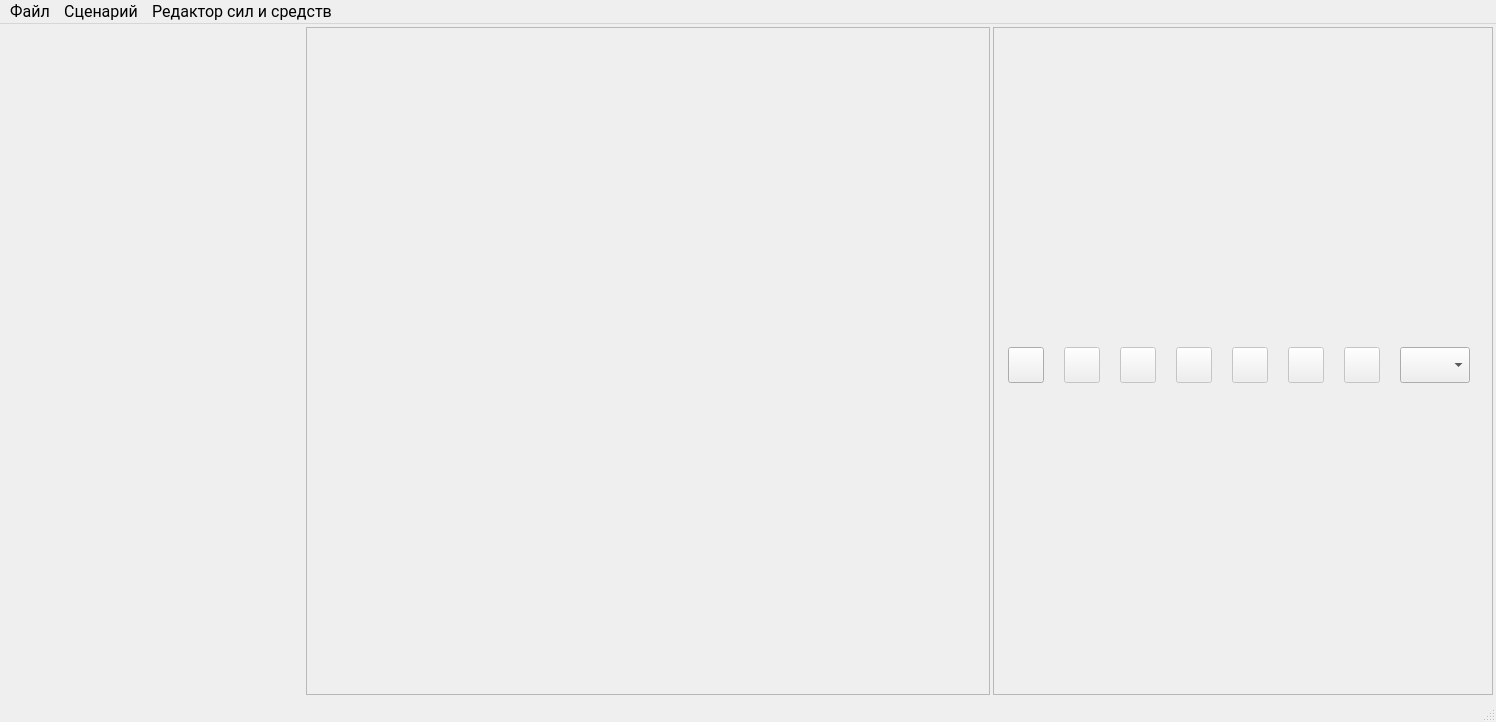
<?xml version="1.0" encoding="UTF-8"?>
<ui version="4.0">
 <class>MainWindow</class>
 <widget class="QMainWindow" name="MainWindow">
  <property name="geometry">
   <rect>
    <x>0</x>
    <y>0</y>
    <width>1496</width>
    <height>722</height>
   </rect>
  </property>
  <property name="font">
   <font>
    <family>Roboto</family>
    <pointsize>12</pointsize>
    <italic>false</italic>
   </font>
  </property>
  <property name="windowTitle">
   <string>MainWindow</string>
  </property>
  <widget class="QWidget" name="centralwidget">
   <layout class="QHBoxLayout" name="horizontalLayout" stretch="0,0,0">
    <property name="spacing">
     <number>3</number>
    </property>
    <property name="leftMargin">
     <number>3</number>
    </property>
    <property name="topMargin">
     <number>3</number>
    </property>
    <property name="rightMargin">
     <number>3</number>
    </property>
    <property name="bottomMargin">
     <number>3</number>
    </property>
    <item>
     <widget class="ScenarioTacticalObjects" name="wTacticalSigns" native="true">
      <property name="minimumSize">
       <size>
        <width>300</width>
        <height>0</height>
       </size>
      </property>
      <property name="maximumSize">
       <size>
        <width>300</width>
        <height>16777215</height>
       </size>
      </property>
     </widget>
    </item>
    <item>
     <widget class="QFrame" name="mapFrame">
      <property name="frameShape">
       <enum>QFrame::StyledPanel</enum>
      </property>
      <property name="frameShadow">
       <enum>QFrame::Raised</enum>
      </property>
      <layout class="QHBoxLayout" name="horizontalLayout_3">
       <property name="spacing">
        <number>0</number>
       </property>
       <property name="leftMargin">
        <number>0</number>
       </property>
       <property name="topMargin">
        <number>0</number>
       </property>
       <property name="rightMargin">
        <number>0</number>
       </property>
       <property name="bottomMargin">
        <number>0</number>
       </property>
       <item>
        <layout class="QVBoxLayout" name="mapLayout"/>
       </item>
      </layout>
     </widget>
    </item>
    <item>
     <widget class="QFrame" name="frame">
      <property name="sizePolicy">
       <sizepolicy hsizetype="Preferred" vsizetype="Preferred">
        <horstretch>0</horstretch>
        <verstretch>0</verstretch>
       </sizepolicy>
      </property>
      <property name="minimumSize">
       <size>
        <width>450</width>
        <height>0</height>
       </size>
      </property>
      <property name="maximumSize">
       <size>
        <width>500</width>
        <height>16777215</height>
       </size>
      </property>
      <property name="frameShape">
       <enum>QFrame::StyledPanel</enum>
      </property>
      <property name="frameShadow">
       <enum>QFrame::Raised</enum>
      </property>
      <layout class="QVBoxLayout" name="verticalLayout" stretch="0">
       <property name="leftMargin">
        <number>0</number>
       </property>
       <property name="topMargin">
        <number>0</number>
       </property>
       <property name="rightMargin">
        <number>0</number>
       </property>
       <property name="bottomMargin">
        <number>0</number>
       </property>
       <item>
        <layout class="QHBoxLayout" name="horizontalLayout_2">
         <property name="topMargin">
          <number>9</number>
         </property>
         <item>
          <widget class="QPushButton" name="pbOpen">
           <property name="minimumSize">
            <size>
             <width>36</width>
             <height>36</height>
            </size>
           </property>
           <property name="maximumSize">
            <size>
             <width>36</width>
             <height>36</height>
            </size>
           </property>
           <property name="text">
            <string/>
           </property>
           <property name="icon">
            <iconset resource="resources/resource.qrc">
             <normaloff>:/icons/images/open.png</normaloff>:/icons/images/open.png</iconset>
           </property>
           <property name="iconSize">
            <size>
             <width>26</width>
             <height>26</height>
            </size>
           </property>
          </widget>
         </item>
         <item>
          <widget class="QPushButton" name="pbPlay">
           <property name="enabled">
            <bool>false</bool>
           </property>
           <property name="minimumSize">
            <size>
             <width>36</width>
             <height>36</height>
            </size>
           </property>
           <property name="maximumSize">
            <size>
             <width>36</width>
             <height>36</height>
            </size>
           </property>
           <property name="text">
            <string/>
           </property>
           <property name="icon">
            <iconset resource="resources/resource.qrc">
             <normaloff>:/icons/images/play.png</normaloff>:/icons/images/play.png</iconset>
           </property>
           <property name="iconSize">
            <size>
             <width>22</width>
             <height>22</height>
            </size>
           </property>
          </widget>
         </item>
         <item>
          <widget class="QPushButton" name="pbPause">
           <property name="enabled">
            <bool>false</bool>
           </property>
           <property name="minimumSize">
            <size>
             <width>36</width>
             <height>36</height>
            </size>
           </property>
           <property name="maximumSize">
            <size>
             <width>36</width>
             <height>36</height>
            </size>
           </property>
           <property name="text">
            <string/>
           </property>
           <property name="icon">
            <iconset resource="resources/resource.qrc">
             <normaloff>:/icons/images/pause.png</normaloff>:/icons/images/pause.png</iconset>
           </property>
           <property name="iconSize">
            <size>
             <width>22</width>
             <height>22</height>
            </size>
           </property>
          </widget>
         </item>
         <item>
          <widget class="QPushButton" name="pbResume">
           <property name="enabled">
            <bool>false</bool>
           </property>
           <property name="minimumSize">
            <size>
             <width>36</width>
             <height>36</height>
            </size>
           </property>
           <property name="maximumSize">
            <size>
             <width>36</width>
             <height>36</height>
            </size>
           </property>
           <property name="text">
            <string/>
           </property>
           <property name="icon">
            <iconset resource="resources/resource.qrc">
             <normaloff>:/icons/images/resume.png</normaloff>:/icons/images/resume.png</iconset>
           </property>
          </widget>
         </item>
         <item>
          <widget class="QPushButton" name="pbStop">
           <property name="enabled">
            <bool>false</bool>
           </property>
           <property name="minimumSize">
            <size>
             <width>36</width>
             <height>36</height>
            </size>
           </property>
           <property name="maximumSize">
            <size>
             <width>36</width>
             <height>36</height>
            </size>
           </property>
           <property name="text">
            <string/>
           </property>
           <property name="icon">
            <iconset resource="resources/resource.qrc">
             <normaloff>:/icons/images/stop.png</normaloff>:/icons/images/stop.png</iconset>
           </property>
           <property name="iconSize">
            <size>
             <width>22</width>
             <height>22</height>
            </size>
           </property>
          </widget>
         </item>
         <item>
          <widget class="QPushButton" name="pbReload">
           <property name="enabled">
            <bool>false</bool>
           </property>
           <property name="minimumSize">
            <size>
             <width>36</width>
             <height>36</height>
            </size>
           </property>
           <property name="maximumSize">
            <size>
             <width>36</width>
             <height>36</height>
            </size>
           </property>
           <property name="text">
            <string/>
           </property>
           <property name="icon">
            <iconset resource="resources/resource.qrc">
             <normaloff>:/icons/images/reload.png</normaloff>:/icons/images/reload.png</iconset>
           </property>
           <property name="iconSize">
            <size>
             <width>28</width>
             <height>28</height>
            </size>
           </property>
          </widget>
         </item>
         <item>
          <widget class="QPushButton" name="pb3D">
           <property name="enabled">
            <bool>false</bool>
           </property>
           <property name="minimumSize">
            <size>
             <width>36</width>
             <height>36</height>
            </size>
           </property>
           <property name="maximumSize">
            <size>
             <width>36</width>
             <height>36</height>
            </size>
           </property>
           <property name="text">
            <string/>
           </property>
           <property name="icon">
            <iconset resource="resources/resource.qrc">
             <normaloff>:/icons/images/3d.png</normaloff>:/icons/images/3d.png</iconset>
           </property>
           <property name="iconSize">
            <size>
             <width>30</width>
             <height>30</height>
            </size>
           </property>
          </widget>
         </item>
         <item>
          <widget class="QComboBox" name="cbSpeed">
           <property name="minimumSize">
            <size>
             <width>70</width>
             <height>36</height>
            </size>
           </property>
           <property name="maximumSize">
            <size>
             <width>70</width>
             <height>36</height>
            </size>
           </property>
           <property name="currentText">
            <string/>
           </property>
          </widget>
         </item>
        </layout>
       </item>
      </layout>
     </widget>
    </item>
   </layout>
  </widget>
  <widget class="QMenuBar" name="menubar">
   <property name="geometry">
    <rect>
     <x>0</x>
     <y>0</y>
     <width>1496</width>
     <height>31</height>
    </rect>
   </property>
   <widget class="QMenu" name="mainMenu">
    <property name="title">
     <string>Сценарий</string>
    </property>
    <addaction name="actionNew"/>
    <addaction name="separator"/>
    <addaction name="actionOpen"/>
    <addaction name="actionSaveScenario"/>
    <addaction name="actionSaveAsScenario"/>
    <addaction name="separator"/>
    <addaction name="actionUpdateObjectsFromBD"/>
    <addaction name="actionSetMapCenter"/>
    <addaction name="separator"/>
    <addaction name="action_6"/>
   </widget>
   <widget class="QMenu" name="menuForceEdit">
    <property name="title">
     <string>Редактор сил и средств</string>
    </property>
    <addaction name="actionShowForceEdit"/>
    <addaction name="action_diagram"/>
   </widget>
   <widget class="QMenu" name="menu">
    <property name="title">
     <string>Файл</string>
    </property>
    <addaction name="action_7"/>
   </widget>
   <addaction name="menu"/>
   <addaction name="mainMenu"/>
   <addaction name="menuForceEdit"/>
  </widget>
  <widget class="QStatusBar" name="statusbar"/>
  <action name="menuOpenScenario">
   <property name="text">
    <string>Открыть сценарий</string>
   </property>
  </action>
  <action name="actionOpen">
   <property name="text">
    <string>Открыть</string>
   </property>
   <property name="shortcut">
    <string>F3</string>
   </property>
  </action>
  <action name="actionSaveScenario">
   <property name="text">
    <string>Сохранить</string>
   </property>
   <property name="shortcut">
    <string>Ctrl+S</string>
   </property>
  </action>
  <action name="action_3">
   <property name="text">
    <string>Изменить</string>
   </property>
  </action>
  <action name="action_4">
   <property name="text">
    <string>-</string>
   </property>
  </action>
  <action name="action_6">
   <property name="text">
    <string>Удалить</string>
   </property>
  </action>
  <action name="action_7">
   <property name="text">
    <string>Выход</string>
   </property>
   <property name="shortcut">
    <string>Ctrl+X</string>
   </property>
  </action>
  <action name="actionShowForceEdit">
   <property name="text">
    <string>Показать</string>
   </property>
  </action>
  <action name="actionSaveAsScenario">
   <property name="text">
    <string>Сохранить как ..</string>
   </property>
  </action>
  <action name="actionUpdateObjectsFromBD">
   <property name="text">
    <string>Обновить объекты из БД</string>
   </property>
  </action>
  <action name="actionNew">
   <property name="text">
    <string>Создать</string>
   </property>
  </action>
  <action name="actionSetMapCenter">
   <property name="text">
    <string>Распределить от центра </string>
   </property>
  </action>
  <action name="action_diagram">
   <property name="text">
    <string>Редактор поведенческого ядра объекта</string>
   </property>
  </action>
 </widget>
 <customwidgets>
  <customwidget>
   <class>ScenarioTacticalObjects</class>
   <extends>QWidget</extends>
   <header location="global">../../../db_service/ScenarioTacticalObjects.h</header>
   <container>1</container>
  </customwidget>
 </customwidgets>
 <resources>
  <include location="resources/resource.qrc"/>
 </resources>
 <connections/>
</ui>
